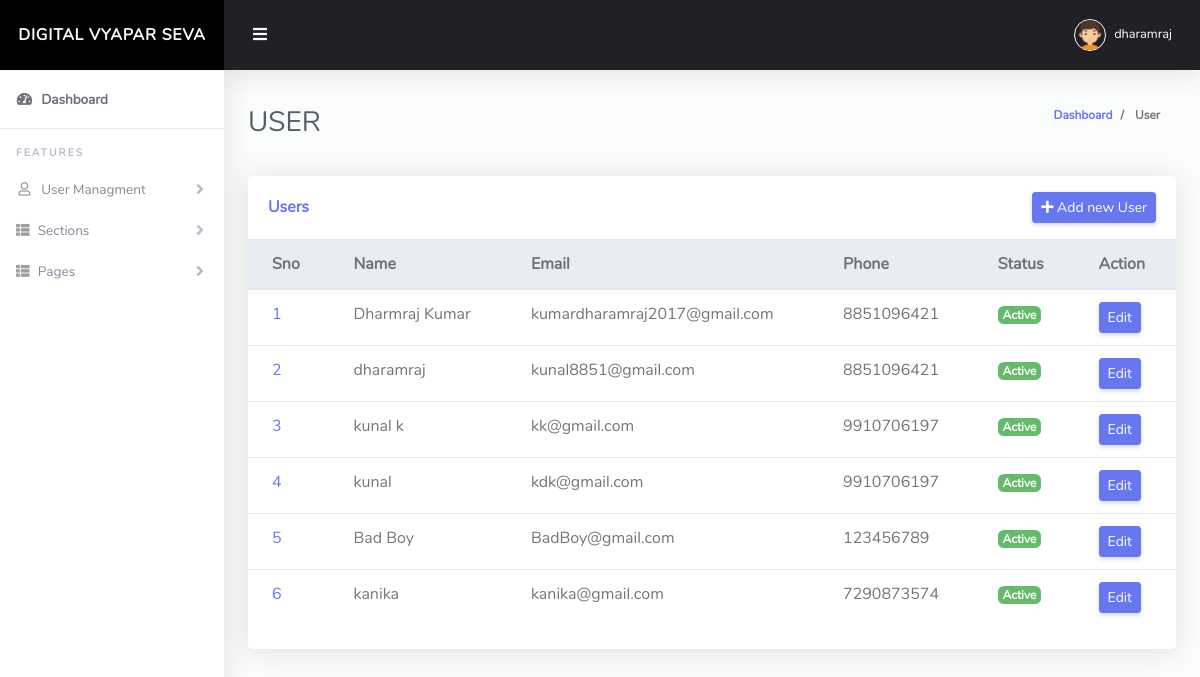
Screenshot of /user.php (signed in) with the database file from the repository.
### tables this page shows
CREATE TABLE `users` (
  `id` int(11) NOT NULL,
  `user_name` varchar(200) NOT NULL,
  `user_email` varchar(200) NOT NULL,
  `user_mobile` varchar(15) NOT NULL,
  `user_pwd` varchar(300) NOT NULL,
  `user_status` int(11) NOT NULL DEFAULT 0,
  `user_type` int(11) DEFAULT 0,
  `created_date` timestamp NOT NULL DEFAULT current_timestamp(),
  `updated_date` datetime NOT NULL DEFAULT current_timestamp() ON UPDATE current_timestamp()
);

### config/class.php (called while the page is built, shortened)
<?php
class Db_functions
{
    private $servername = "localhost";
    private $username = "root";
    private $password = "";
    private $db_name = "grtrading_section";
    protected $conn = "";
    public function __construct()
    {
        $this->conn = new mysqli($this->servername, $this->username, $this->password, $this->db_name);
    }
    function exe_query($sql_qry)
    {
        $qry = $this->conn->query($sql_qry);
        return $qry;
    }
    function data_fetch($qry)
    {
        $qry_exe = $this->exe_query($qry);
        if (mysqli_num_rows($qry_exe) > 0) {
            while ($data = mysqli_fetch_assoc($qry_exe)) {
                $array[] = $data;
            }
        } else {
            $array = 0;
        }
        return $array;
    }
}

### user.php (the view, shortened to what this page needs)
<?php include "./header.php";
$ob1 = new Db_functions();
?>
<div class="row">
    <div class="col-lg-12 mb-4">
        <div class="card">
            <div class="card-header py-3 d-flex flex-row align-items-center justify-content-between">
                <h6 class="m-0 font-weight-bold text-primary">Users</h6>
                <button type="button" class="btn btn-primary btn-sm" data-toggle="modal" data-target="#exampleModal">
                    <i class=" fa fa-plus"></i> Add new User
                </button>
            </div>
            <div class="table-responsive">
                <table class="table align-items-center table-flush">
                    <thead class="thead-light">
                        <tr>
                            <th>Sno</th>
                            <th>Name</th>
                            <th>Email</th>
                            <th>Phone</th>
                            <th>Status</th>
                            <th>Action</th>
                        </tr>
                    </thead>
                    <tbody>
                        <?php
                        $qry = "SELECT * FROM `users`";
                        $data_users = $ob1->data_fetch($qry);
                        $i = 0;
                        foreach ($data_users as $key => $value) {
                            $i++;
                        ?>
                            <tr>
                                <td><a href="#"><?php echo $i; ?></a></td>
                                <td><?php echo $value['user_name'] ?></td>
                                <td><?php echo $value['user_email'] ?></td>
                                <td><?php echo $value['user_mobile'] ?></td>
                                <td><span class="badge badge-<?php echo  $value['user_status'] == 0 ? "success" : "warning" ?>"><?php echo  $value['user_status'] == 0 ? "Active" : "Disbled" ?></span></td>
                                <td><a href="./profile?profile_id=<?php echo $value['id']; ?>" class="btn btn-sm btn-primary">Edit</a></td>
                            </tr>
                        <?php  }
                        ?>
                    </tbody>
                </table>
            </div>
            <div class="card-footer"></div>
        </div>
    </div>
</div>
<?php include "./footer.php"; ?>

### css/admin.css (style rules this page uses)
html { position: relative; min-height: 100%; font-family: Nunito; }
body { height: 100%; }
.table-flush td, .table-flush th { border-right: 0; border-left: 0; }
.table-flush tbody tr:first-child td, .table-flush tbody tr:first-child th { border-top: 0; }
.table-flush tbody tr:last-child td, .table-flush tbody tr:last-child th { border-bottom: 0; }
.card .table { margin-bottom: 0; }
.card .table td, .card .table th { padding-right: 1.5rem; padding-left: 1.5rem; }
.card { -webkit-box-shadow: 0 0.15rem 1.75rem 0 rgba(58, 59, 69, 0.15) !important; box-shadow: 0 0.15rem 1.75rem 0 rgba(58, 59, 69, 0.15) !important; }

### rows the page displays
users: user_name "Dharmraj Kumar", user_email "kumardharamraj2017@gmail.com", user_mobile "8851096421", user_status "Active"
users: user_name "dharamraj", user_email "kunal8851@gmail.com", user_mobile "8851096421", user_status "Active"
users: user_name "kunal k", user_email "kk@gmail.com", user_mobile "9910706197", user_status "Active"
users: user_name "kunal", user_email "kdk@gmail.com", user_mobile "9910706197", user_status "Active"
users: user_name "Bad Boy", user_email "BadBoy@gmail.com", user_mobile "123456789", user_status "Active"
users: user_name "kanika", user_email "kanika@gmail.com", user_mobile "7290873574", user_status "Active"

### other values shown
$_SESSION['user_name'] "dharamraj"
$currunt_page "USER"
$currunt_page "User"
